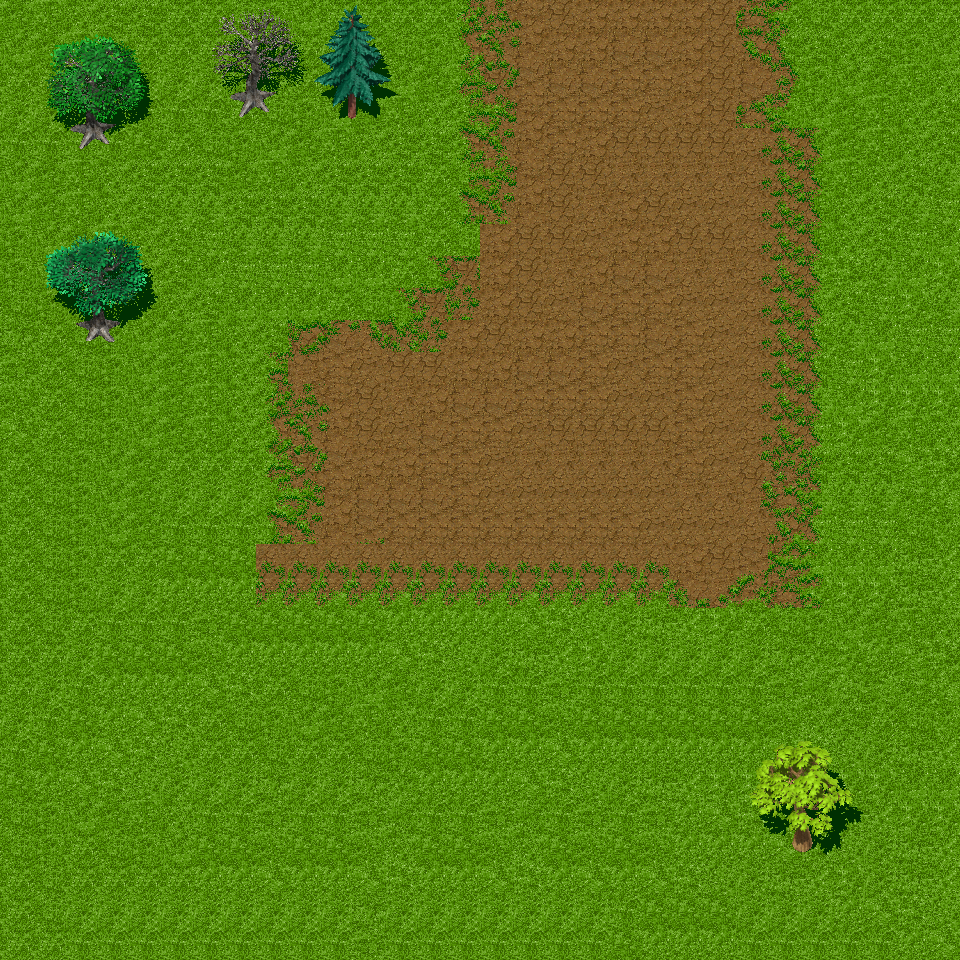

The image is a tile-based game level rendered from a .tmx file. Its description and source (layers, tilesets, objects; grid data summarised) follow:
An orthogonal 30x30 tile map with 32x32 px tiles, 3 tile layers (Ground, Collision, NonCollision), 2 tilesets and 2 objects (Nathaniel, Hermes).

<map version="1.0" orientation="orthogonal" width="30" height="30" tilewidth="32" tileheight="32">
 <tileset firstgid="1" name="roughrippleearthdarktograsstileset" tilewidth="32" tileheight="32">
  <image source="roughrippleearthdarktograsstileset.png" trans="bf7bc7" width="1024" height="1024" />
 </tileset>
 <tileset firstgid="1025" name="treestileset" tilewidth="32" tileheight="32">
  <image source="treestileset.png" trans="bf7bc7" width="512" height="1024" />
 </tileset>
 <layer name="Ground" width="30" height="30">
  <data>[900 cells, 900 non-empty, 40 distinct tile ids]</data>
 </layer>
 <layer name="Collision" width="30" height="30">
  <data>[900 cells, 52 non-empty, 52 distinct tile ids]</data>
 </layer>
 <layer name="NonCollision" width="30" height="30">
  <data>[900 cells, 301 non-empty, 84 distinct tile ids]</data>
 </layer>
 <objectgroup name="Objects" width="30" height="30">
  <object name="Nathaniel" type="Nathaniel" x="348" y="355" width="33" height="36" />
  <object name="Hermes" type="Hermes" x="342" y="241" width="38" height="37" />
 </objectgroup>
</map>
